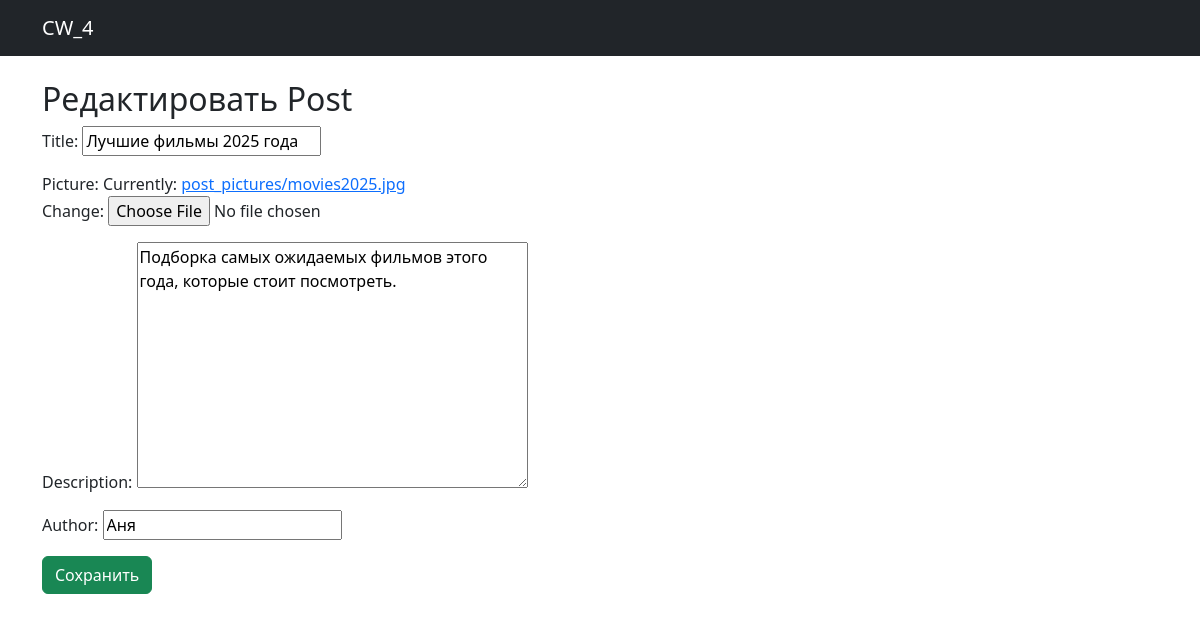
The app's page /posts/3/edit/ with its own data.
### post/models.py (models this page shows, shortened)
class Post(models.Model):
    title = models.CharField(max_length=255)
    picture = models.FileField(upload_to='post_pictures/')
    description = models.TextField()
    author = models.CharField(max_length=255)
    thread = models.ForeignKey(Thread, on_delete=models.CASCADE)

### post/views.py (the view)
# urls.py: path('posts/<int:id>/edit/', views.post_edit, name='post_edit'),
def post_edit(request, id):
    post = get_object_or_404(Post, id=id)
    if request.method == 'POST':
        form = PostForm(request.POST, request.FILES, instance=post)
        if form.is_valid():
            form.save()
            return redirect('thread_detail', id=post.thread.id)
    else:
        form = PostForm(instance=post)
    return render(request, 'post/post_edit.html', {'form': form})

### post/forms.py
class PostForm(forms.ModelForm):
    class Meta:
        model = Post
        fields = ['title', 'picture', 'description', 'author']

### post/templates/post/post_edit.html (shortened to what this page needs)
{% extends 'base.html' %}
{% block content %}
<h2>Редактировать Post</h2>
<form method="post" enctype="multipart/form-data">
    {{ form.as_p }}
    <button type="submit" class="btn btn-success">Сохранить</button>
</form>
{% endblock %}

### records on screen
Post: title "Лучшие фильмы 2025 года", description "Подборка самых ожидаемых фильмов этого года, которые стоит посмотреть.", author "Аня"
